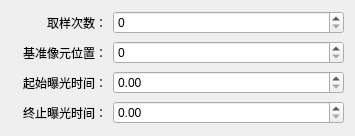
<?xml version="1.0" encoding="UTF-8"?>
<ui version="4.0">
 <class>HSpecFittingLinearWidget</class>
 <widget class="QWidget" name="HSpecFittingLinearWidget">
  <property name="geometry">
   <rect>
    <x>0</x>
    <y>0</y>
    <width>355</width>
    <height>132</height>
   </rect>
  </property>
  <layout class="QGridLayout" name="gridLayout" columnstretch="0,1">
   <item row="0" column="0">
    <widget class="QLabel" name="label_001">
     <property name="minimumSize">
      <size>
       <width>96</width>
       <height>24</height>
      </size>
     </property>
     <property name="text">
      <string>取样次数：</string>
     </property>
     <property name="scaledContents">
      <bool>false</bool>
     </property>
     <property name="alignment">
      <set>Qt::AlignRight|Qt::AlignTrailing|Qt::AlignVCenter</set>
     </property>
    </widget>
   </item>
   <item row="0" column="1">
    <widget class="QSpinBox" name="spinBox_1"/>
   </item>
   <item row="2" column="1">
    <widget class="QDoubleSpinBox" name="doubleSpinBox_1"/>
   </item>
   <item row="3" column="0">
    <widget class="QLabel" name="label_003">
     <property name="sizePolicy">
      <sizepolicy hsizetype="Preferred" vsizetype="Preferred">
       <horstretch>0</horstretch>
       <verstretch>0</verstretch>
      </sizepolicy>
     </property>
     <property name="minimumSize">
      <size>
       <width>96</width>
       <height>24</height>
      </size>
     </property>
     <property name="text">
      <string>终止曝光时间：</string>
     </property>
     <property name="scaledContents">
      <bool>false</bool>
     </property>
     <property name="alignment">
      <set>Qt::AlignRight|Qt::AlignTrailing|Qt::AlignVCenter</set>
     </property>
    </widget>
   </item>
   <item row="2" column="0">
    <widget class="QLabel" name="label_002">
     <property name="sizePolicy">
      <sizepolicy hsizetype="Preferred" vsizetype="Preferred">
       <horstretch>0</horstretch>
       <verstretch>0</verstretch>
      </sizepolicy>
     </property>
     <property name="minimumSize">
      <size>
       <width>96</width>
       <height>24</height>
      </size>
     </property>
     <property name="text">
      <string>起始曝光时间：</string>
     </property>
     <property name="scaledContents">
      <bool>false</bool>
     </property>
     <property name="alignment">
      <set>Qt::AlignRight|Qt::AlignTrailing|Qt::AlignVCenter</set>
     </property>
    </widget>
   </item>
   <item row="3" column="1">
    <widget class="QDoubleSpinBox" name="doubleSpinBox_2"/>
   </item>
   <item row="1" column="0">
    <widget class="QLabel" name="label_004">
     <property name="minimumSize">
      <size>
       <width>96</width>
       <height>24</height>
      </size>
     </property>
     <property name="text">
      <string>基准像元位置：</string>
     </property>
     <property name="scaledContents">
      <bool>false</bool>
     </property>
     <property name="alignment">
      <set>Qt::AlignRight|Qt::AlignTrailing|Qt::AlignVCenter</set>
     </property>
    </widget>
   </item>
   <item row="1" column="1">
    <widget class="QSpinBox" name="spinBox_2"/>
   </item>
  </layout>
 </widget>
 <resources/>
 <connections/>
</ui>
